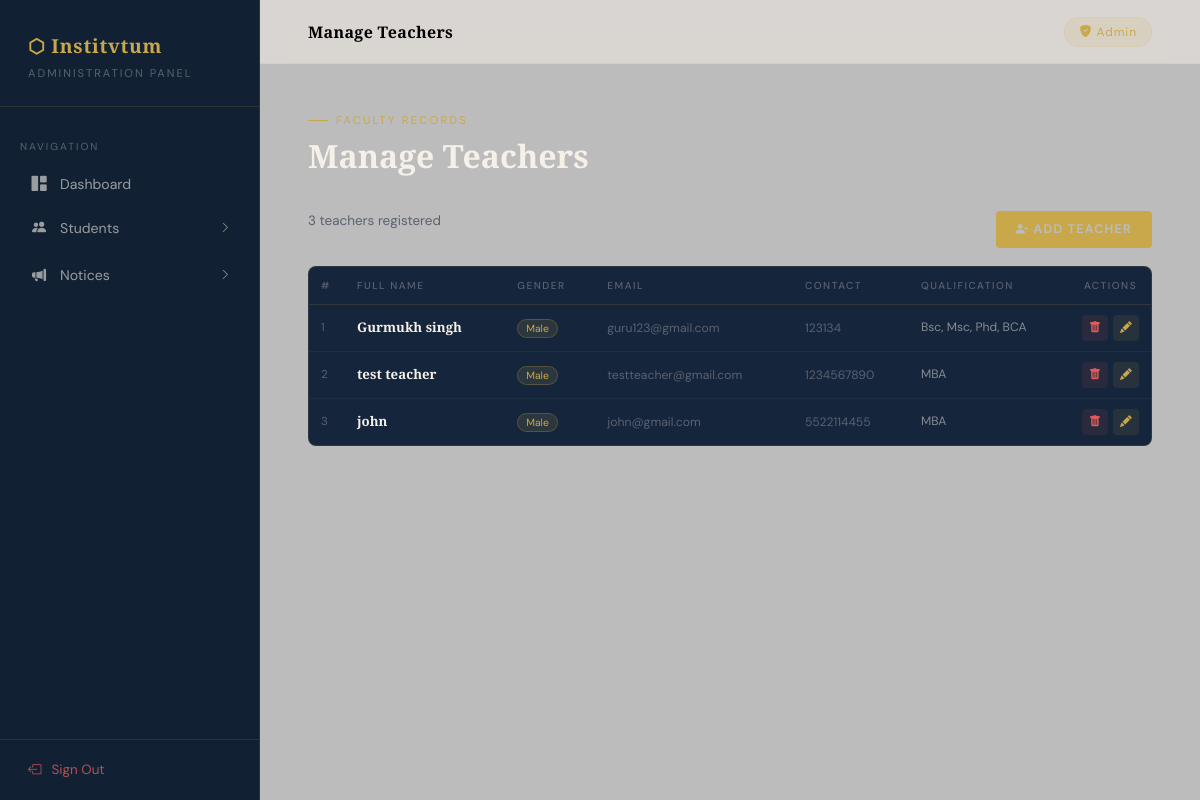
The page /admin_panel/manage_teacher/ on the database its author committed.
### main/models.py (models this page shows, shortened)
class Teacher(models.Model):
    full_name = models.CharField(max_length=100)
    gender = models.CharField(max_length=50)
    email = models.EmailField()
    contact_num = models.CharField(max_length=20)
    qualification = models.TextField()

### main/views.py (the view)
# urls.py: path('admin_panel/manage_teacher/', views.manageTeachers, name="manage_teachers"),
def manageTeachers(request):
    all_teachers = Teacher.objects.all()
    data = {"teachers": all_teachers}
    return render(request, 'admin/manage_teachers.html', data)

### templates/admin/manage_teachers.html (shortened to what this page needs)
{% extends 'admin/admin_base.html' %}
{% block top_title %}Manage Teachers{% endblock %}
{% block body %}
<div class="page-heading">
  <div class="eyebrow">Faculty Records</div>
  <h1>Manage Teachers</h1>
</div>
<div style="display:flex;justify-content:space-between;align-items:center;margin-bottom:18px;">
  <p style="color:var(--muted);font-size:0.84rem;">{{ teachers|length }} teacher{{ teachers|length|pluralize }} registered</p>
  <a href="{% url 'add_teacher' %}" class="btn-submit" style="text-decoration:none;padding:9px 20px;font-size:0.78rem;">
    <i class="bi bi-person-plus-fill"></i> Add Teacher
  </a>
</div>
<div class="panel-card">
  <table class="compact-table">
    <thead>
      <tr>
        <th style="width:36px;">#</th>
        <th>Full Name</th>
        <th>Gender</th>
        <th>Email</th>
        <th>Contact</th>
        <th>Qualification</th>
        <th style="width:70px;text-align:center;">Actions</th>
      </tr>
    </thead>
    <tbody>
      {% for teacher in teachers %}
      <tr>
        <td style="color:var(--muted);font-size:0.72rem;">{{ forloop.counter }}</td>
        <td class="name-col">{{ teacher.full_name }}</td>
        <td>
          {% if teacher.gender == 'Male' %}
            <span class="g-male">Male</span>
          {% else %}
            <span class="g-female">Female</span>
          {% endif %}
        </td>
        <td style="color:var(--muted);font-size:0.76rem;">{{ teacher.email }}</td>
        <td style="color:var(--muted);font-size:0.76rem;">{{ teacher.contact_num }}</td>
        <td class="qual-col">{{ teacher.qualification }}</td>
        <td style="text-align:center;">
          <div style="display:flex;gap:5px;justify-content:center;">
            <a href="{% url 'delete_teacher' teacher.id %}" class="act-btn act-del" title="Delete">
              <i class="bi bi-trash-fill"></i>
            </a>
            <button class="act-btn act-edit" data-bs-toggle="modal" data-bs-target="#updateModal{{ teacher.id }}" title="Edit">
              <i class="bi bi-pencil-fill"></i>
            </button>
          </div>
        </td>
      </tr>
      {% endfor %}
    </tbody>
  </table>
</div>
{% endblock %}

### templates/admin/admin_base.html (style rules this page uses)
:root { --ink: #bcbcbd; --sidebar-bg: #112133; --gold: #c9a84c; --gold-light: #e8c97a; --cream: #f5f0e8; --muted: #5a6170; --panel: #15253b; --border: rgba(201,168,76,0.14); --danger: #e05a5a; --success: #4caf79; }
*, *::before, *::after { box-sizing: border-box; margin: 0; padding: 0; }
body { font-family: 'DM Sans', sans-serif; background: var(--ink); color: var(--cream); display: flex; min-height: 100vh; overflow-x: hidden; }
.panel-card { background: var(--panel); border: 1px solid var(--border); border-radius: 8px; overflow: hidden; }
.btn-submit { background: var(--gold); color: var(--ink); border: none; padding: 13px 36px; font-family: 'DM Sans', sans-serif; font-size: 0.85rem; font-weight: 600; letter-spacing: 0.1em; text-transform: uppercase; border-radius: 4px; cursor: pointer; transition: background 0.2s, transform 0.15s; }
.page-heading { margin-bottom: 36px; }
.page-heading .eyebrow { font-size: 0.7rem; letter-spacing: 0.2em; text-transform: uppercase; color: var(--gold); margin-bottom: 8px; display: flex; align-items: center; gap: 8px; }
.page-heading .eyebrow::before { content: ''; width: 20px; height: 1px; background: var(--gold); display: block; }
.page-heading h1 { font-family: 'Playfair Display', serif; font-size: 2rem; font-weight: 700; color: var(--cream); }

### templates/admin/manage_teachers.html (style rules this page uses)
.compact-table { width: 100%; border-collapse: collapse; }
.compact-table th { font-size: 0.63rem; letter-spacing: 0.15em; text-transform: uppercase; color: var(--muted); padding: 11px 12px; text-align: left; font-weight: 500; border-bottom: 1px solid var(--border); white-space: nowrap; }
.compact-table td { padding: 10px 12px; font-size: 0.8rem; color: rgba(245,240,232,0.75); border-bottom: 1px solid rgba(255,255,255,0.04); vertical-align: middle; white-space: nowrap; }
.compact-table td.qual-col { white-space: normal; max-width: 200px; word-break: break-word; line-height: 1.45; font-size: 0.76rem; color: rgba(245,240,232,0.50); }
.compact-table td.name-col { font-family: 'Playfair Display', serif; font-weight: 600; color: var(--cream); font-size: 0.83rem; }
.compact-table tbody tr:last-child td { border-bottom: none; }
.act-btn { display: inline-flex; align-items: center; justify-content: center; width: 26px; height: 26px; border-radius: 4px; border: none; cursor: pointer; font-size: 0.74rem; transition: background 0.2s, color 0.2s; text-decoration: none; }
.act-del { background: rgba(224,90,90,0.1); color: #e05a5a; }
.act-edit { background: rgba(201,168,76,0.1); color: var(--gold); }
.g-male { background: rgba(201,168,76,0.12); color: var(--gold); border: 1px solid rgba(201,168,76,0.25); padding: 2px 8px; border-radius: 20px; font-size: 0.65rem; }

### rows shown on the page
Teacher: full_name "Gurmukh singh", gender "Male", email "guru123@gmail.com", contact_num "123134", qualification "Bsc, Msc, Phd, BCA"
Teacher: full_name "test teacher", gender "Male", email "testteacher@gmail.com", contact_num "1234567890", qualification "MBA"
Teacher: full_name "john", gender "Male", email "john@gmail.com", contact_num "5522114455", qualification "MBA"

### other values the page prints
{{ teachers|length }} "3"
